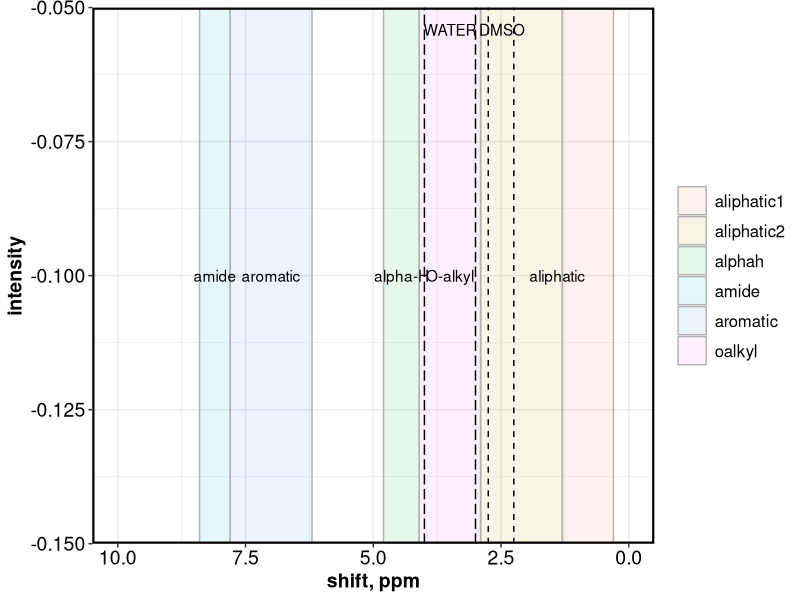
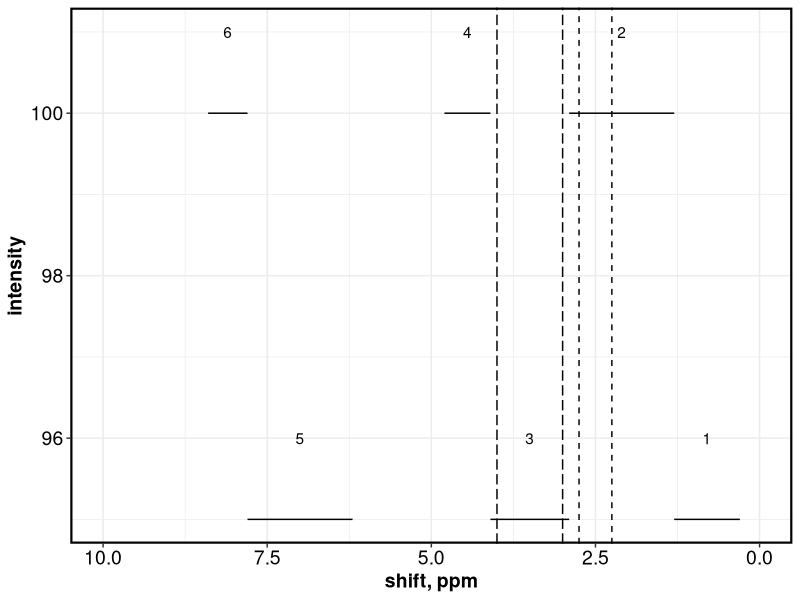

Source code (R) for these figures, in order:
library(readxl)
library(readr)
library(dplyr)
library(tidyr)
library(ggplot2)


# PART I. SETTING UP THE PARAMETERS ----
## 1. set up bins ----

## choose which set of BINS SET to use
cat("ACTION: choose correct value of BINSET
      a.> Clemente2012
      b.> Lynch2019
      c.> Mitchell2018
  type this into the code
  e.g.: BINSET = [quot]Clemente2012[quot]")

BINSET = "Clemente2012"

bins = read_csv("nmr_bins.csv")
bins2 = 
  bins %>% 
  # here we select only the BINSET we chose above
  dplyr::select(group,startstop,BINSET) %>% 
  na.omit %>% 
  spread(startstop,BINSET) %>% 
  arrange(start) %>% 
  dplyr::mutate(number = row_number())


#
## 2. bins for water and DMSO solvent ----
WATER_start = 3
WATER_stop = 4

DMSO_start = 2.25
DMSO_stop = 2.75


## 3. spectra plot parameters ----
gg_nmr = 
  ggplot()+
  geom_rect(data=bins2, aes(xmin=start, xmax=stop, ymin=-Inf, ymax=+Inf, fill=group), color="grey70",alpha=0.1)+
  scale_x_reverse(limits = c(10,0))+
  xlab("shift, ppm")+
  ylab("intensity")+
  
  # labels:
  annotate("text", label = "aliphatic", x = 1.4, y = -0.1)+
  annotate("text", label = "O-alkyl", x = 3.5, y = -0.1)+
  annotate("text", label = "alpha-H", x = 4.45, y = -0.1)+
  annotate("text", label = "aromatic", x = 7, y = -0.1)+
  annotate("text", label = "amide", x = 8.1, y = -0.1)+
  annotate("text", label = "\n\nWATER", x = 3.5, y = Inf)+
  annotate("text", label = "\n\nDMSO", x = 2.48, y = Inf)+
  geom_vline(xintercept = WATER_start, linetype="longdash")+
  geom_vline(xintercept = WATER_stop, linetype="longdash")+
  geom_vline(xintercept = DMSO_start, linetype="dashed")+
  geom_vline(xintercept = DMSO_stop, linetype="dashed")+
  
  theme_bw() %+replace%
  theme(legend.position = "right",
        legend.key=element_blank(),
        legend.title = element_blank(),
        legend.text = element_text(size = 12),
        legend.key.size = unit(1.5, 'lines'),
        panel.border = element_rect(color="black",size=1.5, fill = NA),
        
        plot.title = element_text(hjust = 0.05, size = 14),
        axis.text = element_text(size = 14, color = "black"),
        axis.title = element_text(size = 14, face = "bold", color = "black"),
        
        # formatting for facets
        panel.background = element_blank(),
        strip.background = element_rect(colour="white", fill="white"), #facet formatting
        panel.spacing.x = unit(1.5, "lines"), #facet spacing for x axis
        panel.spacing.y = unit(1.5, "lines"), #facet spacing for x axis
        strip.text.x = element_text(size=12, face="bold"), #facet labels
        strip.text.y = element_text(size=12, face="bold", angle = 270) #facet labels
  )

#

gg_nmr2 =
  ggplot()+
  geom_rect(data=bins2 %>% dplyr::filter(row_number() %% 2 == 0), aes(xmin=start, xmax=stop, ymin=100, ymax=100), color = "black")+
  geom_rect(data=bins2 %>% dplyr::filter(row_number() %% 2 == 1), aes(xmin=start, xmax=stop, ymin=95, ymax=95), color = "black")+
    
  geom_text(data=bins2 %>% dplyr::filter(row_number() %% 2 == 0), aes(x = (start+stop)/2, y = 101, label = number))+
  geom_text(data=bins2 %>% dplyr::filter(row_number() %% 2 == 1), aes(x = (start+stop)/2, y = 96, label = number))+
    
  scale_x_reverse(limits = c(10,0))+
  xlab("shift, ppm")+
  ylab("intensity")+
  
  # labels:
    ##  annotate("text", label = "aliphatic", x = 1.4, y = -0.1)+
    ##  annotate("text", label = "O-alkyl", x = 3.5, y = -0.1)+
    ##  annotate("text", label = "alpha-H", x = 4.45, y = -0.1)+
    ##  annotate("text", label = "aromatic", x = 7, y = -0.1)+
    ##  annotate("text", label = "amide", x = 8.1, y = -0.1)+
    ##  annotate("text", label = "\n\nWATER", x = 3.5, y = Inf)+
    ##  annotate("text", label = "\n\nDMSO", x = 2.48, y = Inf)+
  geom_vline(xintercept = WATER_start, linetype="longdash")+
  geom_vline(xintercept = WATER_stop, linetype="longdash")+
  geom_vline(xintercept = DMSO_start, linetype="dashed")+
  geom_vline(xintercept = DMSO_stop, linetype="dashed")+
  
  theme_bw() %+replace%
  theme(legend.position = "right",
        legend.key=element_blank(),
        legend.title = element_blank(),
        legend.text = element_text(size = 12),
        legend.key.size = unit(1.5, 'lines'),
        panel.border = element_rect(color="black",size=1.5, fill = NA),
        
        plot.title = element_text(hjust = 0.05, size = 14),
        axis.text = element_text(size = 14, color = "black"),
        axis.title = element_text(size = 14, face = "bold", color = "black"),
        
        # formatting for facets
        panel.background = element_blank(),
        strip.background = element_rect(colour="white", fill="white"), #facet formatting
        panel.spacing.x = unit(1.5, "lines"), #facet spacing for x axis
        panel.spacing.y = unit(1.5, "lines"), #facet spacing for x axis
        strip.text.x = element_text(size=12, face="bold"), #facet labels
        strip.text.y = element_text(size=12, face="bold", angle = 270) #facet labels
  )
